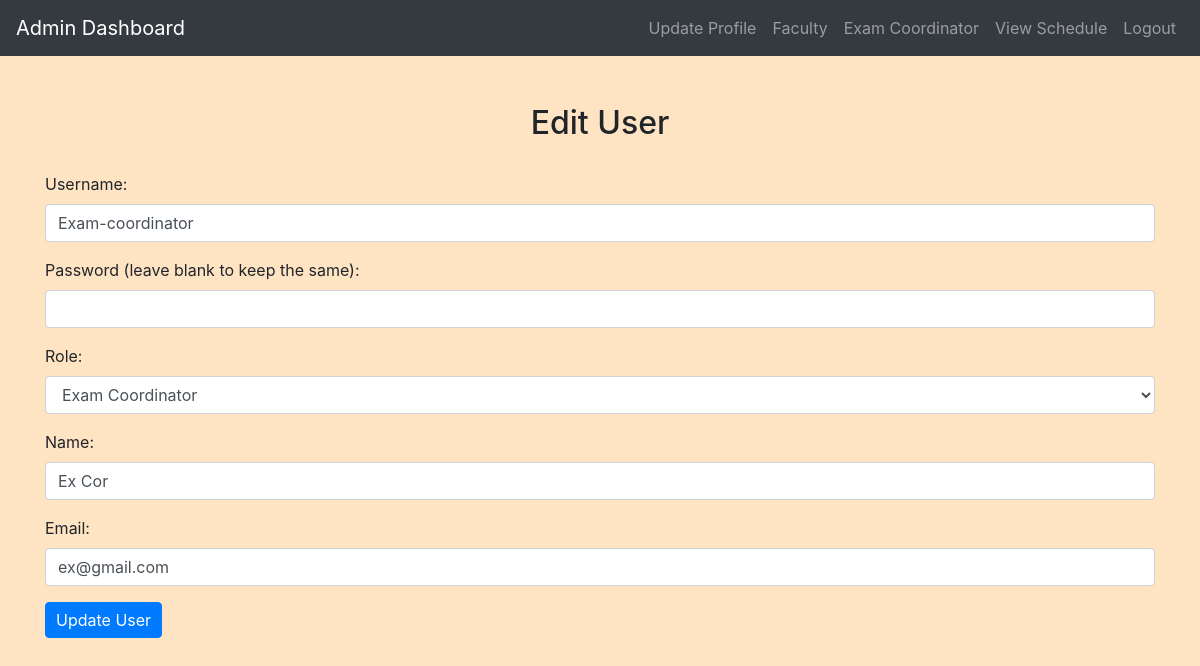
Screenshot of /admin/edit_user.php?id=3 (signed in) with the database file from the repository.
### tables this page shows
CREATE TABLE `users` (
  `id` int(11) NOT NULL,
  `username` varchar(255) NOT NULL,
  `password` varchar(255) NOT NULL,
  `role` enum('exam_coordinator') NOT NULL,
  `name` varchar(255) NOT NULL,
  `email` varchar(255) NOT NULL
);

### admin/edit_user.php (the view, shortened to what this page needs)
<?php
include('config.php');
if (isset($_GET['id'])) {
    $id = $_GET['id'];
    $sql = "SELECT * FROM Users WHERE id = ?";
    $stmt = $conn->prepare($sql);
    $stmt->bind_param("i", $id);
    $stmt->execute();
    $result = $stmt->get_result();
    $user = $result->fetch_assoc();
} else {
    header("Location: view_users.php");
    exit;
}
?>
<!DOCTYPE html>
<html>
<head>
    <link rel="stylesheet" href="https://maxcdn.bootstrapcdn.com/bootstrap/4.5.2/css/bootstrap.min.css">
    <link rel="stylesheet" href="../css/style.css">
</head>
<body>
<?php
include('admin_navbar.php');
?>
<div class="container mt-5">
    <h2>Edit User</h2>
    <form action="<?php echo $_SERVER['PHP_SELF']; ?>" method="POST">
        <div class="form-group">
            <label for="username">Username:</label>
            <input type="text" class="form-control" id="username" name="username" value="<?php echo $user['username']; ?>" required>
        </div>
        <div class="form-group">
            <label for="password">Password (leave blank to keep the same):</label>
            <input type="password" class="form-control" id="password" name="password">
        </div>
        <div class="form-group">
            <label for="role">Role:</label>
            <select class="form-control" id="role" name="role" required>
                <option value="exam_coordinator" <?php echo $user['role'] == 'exam_coordinator' ? 'selected' : ''; ?>>Exam Coordinator</option>
            </select>
        </div>
        <div class="form-group">
            <label for="name">Name:</label>
            <input type="text" class="form-control" id="name" name="name" value="<?php echo $user['name']; ?>" required>
        </div>
        <div class="form-group">
            <label for="email">Email:</label>
            <input type="email" class="form-control" id="email" name="email" value="<?php echo $user['email']; ?>" required>
        </div>
        <button type="submit" class="btn btn-primary">Update User</button>
    </form>
</div>
</body>
</html>

### css/style.css (style rules this page uses)
body { background-color: bisque; }
h1, h2, h3, h4 { text-align: center; margin-top: 30px; margin-bottom: 30px; }
.btn-primary { padding: 5px 10px; }

### rows the page displays
users: username "Exam-coordinator", role "Exam Coordinator", name "Ex Cor", email "ex@gmail.com"
